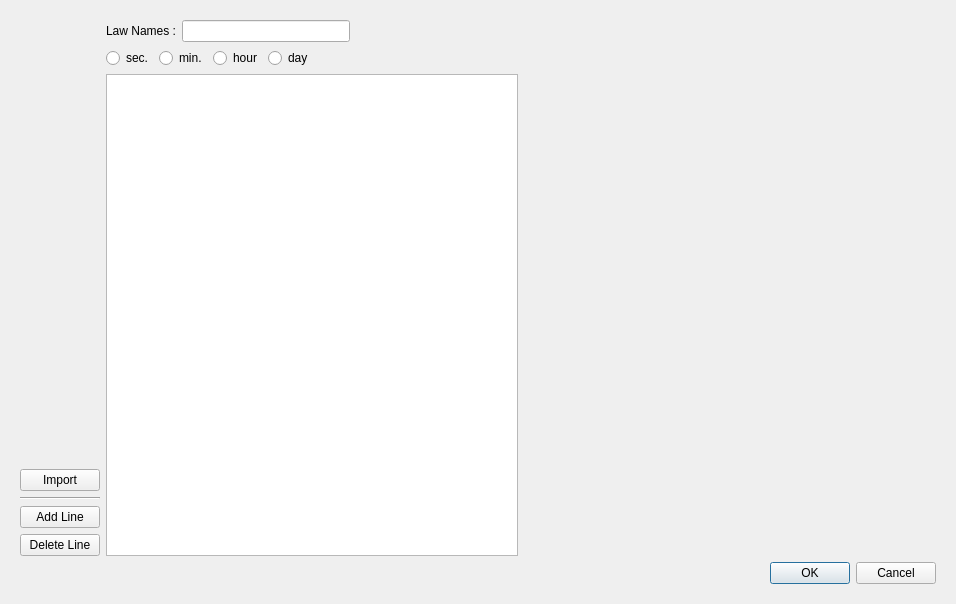
<?xml version="1.0" encoding="UTF-8"?>
<ui version="4.0">
 <class>TracerLaws</class>
 <widget class="QWidget" name="TracerLaws">
  <property name="geometry">
   <rect>
    <x>0</x>
    <y>0</y>
    <width>956</width>
    <height>604</height>
   </rect>
  </property>
  <property name="windowTitle">
   <string>Tracer Laws</string>
  </property>
  <layout class="QGridLayout" name="gridLayout_2">
   <item row="0" column="0">
    <widget class="QStackedWidget" name="Law_pages">
     <property name="enabled">
      <bool>true</bool>
     </property>
     <property name="layoutDirection">
      <enum>Qt::LeftToRight</enum>
     </property>
     <property name="autoFillBackground">
      <bool>false</bool>
     </property>
     <property name="currentIndex">
      <number>1</number>
     </property>
     <widget class="QWidget" name="page">
      <layout class="QVBoxLayout" name="verticalLayout_4">
       <item>
        <layout class="QGridLayout" name="gridLayout">
         <item row="0" column="1">
          <widget class="QLabel" name="label">
           <property name="text">
            <string>Existing Laws</string>
           </property>
          </widget>
         </item>
         <item row="1" column="1">
          <widget class="QListView" name="lst_laws"/>
         </item>
         <item row="1" column="0">
          <layout class="QVBoxLayout" name="verticalLayout_3">
           <item>
            <spacer name="verticalSpacer">
             <property name="orientation">
              <enum>Qt::Vertical</enum>
             </property>
             <property name="sizeHint" stdset="0">
              <size>
               <width>20</width>
               <height>40</height>
              </size>
             </property>
            </spacer>
           </item>
           <item>
            <widget class="QPushButton" name="b_new">
             <property name="text">
              <string>New Law</string>
             </property>
            </widget>
           </item>
           <item>
            <widget class="QPushButton" name="b_edit">
             <property name="text">
              <string>Edit Law</string>
             </property>
            </widget>
           </item>
           <item>
            <widget class="QPushButton" name="b_delete">
             <property name="text">
              <string>Delete Law</string>
             </property>
            </widget>
           </item>
          </layout>
         </item>
         <item row="1" column="2">
          <layout class="QVBoxLayout" name="lay_graph_home"/>
         </item>
         <item row="0" column="2">
          <spacer name="horizontalSpacer">
           <property name="orientation">
            <enum>Qt::Horizontal</enum>
           </property>
           <property name="sizeHint" stdset="0">
            <size>
             <width>40</width>
             <height>20</height>
            </size>
           </property>
          </spacer>
         </item>
        </layout>
       </item>
       <item>
        <widget class="QDialogButtonBox" name="b_OK_page1">
         <property name="locale">
          <locale language="English" country="UnitedStates"/>
         </property>
         <property name="standardButtons">
          <set>QDialogButtonBox::Ok</set>
         </property>
        </widget>
       </item>
      </layout>
     </widget>
     <widget class="QWidget" name="page_2">
      <layout class="QGridLayout" name="gridLayout_4">
       <item row="0" column="0">
        <layout class="QVBoxLayout" name="verticalLayout_2">
         <item>
          <spacer name="verticalSpacer_3">
           <property name="orientation">
            <enum>Qt::Vertical</enum>
           </property>
           <property name="sizeHint" stdset="0">
            <size>
             <width>20</width>
             <height>40</height>
            </size>
           </property>
          </spacer>
         </item>
         <item>
          <widget class="QPushButton" name="b_import">
           <property name="text">
            <string>Import</string>
           </property>
          </widget>
         </item>
         <item>
          <widget class="Line" name="line">
           <property name="orientation">
            <enum>Qt::Horizontal</enum>
           </property>
          </widget>
         </item>
         <item>
          <widget class="QPushButton" name="b_add_line">
           <property name="text">
            <string>Add Line</string>
           </property>
          </widget>
         </item>
         <item>
          <widget class="QPushButton" name="b_delete_line">
           <property name="text">
            <string>Delete Line</string>
           </property>
          </widget>
         </item>
        </layout>
       </item>
       <item row="0" column="1">
        <layout class="QVBoxLayout" name="verticalLayout">
         <item>
          <layout class="QHBoxLayout" name="horizontalLayout">
           <item>
            <widget class="QLabel" name="label_LawWQ">
             <property name="text">
              <string>Law Names :</string>
             </property>
             <property name="alignment">
              <set>Qt::AlignRight|Qt::AlignTrailing|Qt::AlignVCenter</set>
             </property>
            </widget>
           </item>
           <item>
            <widget class="QLineEdit" name="LawWQ"/>
           </item>
           <item>
            <spacer name="horizontalSpacer_2">
             <property name="orientation">
              <enum>Qt::Horizontal</enum>
             </property>
             <property name="sizeHint" stdset="0">
              <size>
               <width>40</width>
               <height>20</height>
              </size>
             </property>
            </spacer>
           </item>
          </layout>
         </item>
         <item>
          <layout class="QHBoxLayout" name="horizontalLayout_2">
           <item>
            <widget class="QRadioButton" name="rb_sec">
             <property name="text">
              <string>sec.</string>
             </property>
            </widget>
           </item>
           <item>
            <widget class="QRadioButton" name="rb_min">
             <property name="text">
              <string>min.</string>
             </property>
            </widget>
           </item>
           <item>
            <widget class="QRadioButton" name="rb_hour">
             <property name="text">
              <string>hour</string>
             </property>
            </widget>
           </item>
           <item>
            <widget class="QRadioButton" name="rb_day">
             <property name="text">
              <string>day</string>
             </property>
            </widget>
           </item>
           <item>
            <spacer name="horizontalSpacer_3">
             <property name="orientation">
              <enum>Qt::Horizontal</enum>
             </property>
             <property name="sizeHint" stdset="0">
              <size>
               <width>40</width>
               <height>20</height>
              </size>
             </property>
            </spacer>
           </item>
          </layout>
         </item>
         <item>
          <widget class="QTableView" name="tab_laws">
           <property name="enabled">
            <bool>true</bool>
           </property>
           <property name="minimumSize">
            <size>
             <width>400</width>
             <height>0</height>
            </size>
           </property>
           <attribute name="horizontalHeaderDefaultSectionSize">
            <number>50</number>
           </attribute>
           <attribute name="verticalHeaderDefaultSectionSize">
            <number>22</number>
           </attribute>
          </widget>
         </item>
        </layout>
       </item>
       <item row="0" column="2">
        <layout class="QVBoxLayout" name="lay_graph_edit"/>
       </item>
       <item row="2" column="2">
        <widget class="QDialogButtonBox" name="b_OK_page2">
         <property name="locale">
          <locale language="English" country="UnitedStates"/>
         </property>
         <property name="standardButtons">
          <set>QDialogButtonBox::Cancel|QDialogButtonBox::Ok</set>
         </property>
         <property name="centerButtons">
          <bool>false</bool>
         </property>
        </widget>
       </item>
      </layout>
     </widget>
    </widget>
   </item>
  </layout>
  <action name="actionB_edit">
   <property name="text">
    <string>b_edit</string>
   </property>
  </action>
  <action name="actionComboBox_Name_law">
   <property name="text">
    <string>comboBox_Name_law</string>
   </property>
  </action>
  <action name="actionB_OK_page1">
   <property name="text">
    <string>b_OK_page1</string>
   </property>
  </action>
  <action name="actionB_OK_page2">
   <property name="text">
    <string>b_OK_page2</string>
   </property>
  </action>
  <action name="actionTable_laws">
   <property name="text">
    <string>Table_laws</string>
   </property>
  </action>
  <action name="actionName_edit">
   <property name="text">
    <string>Name_edit</string>
   </property>
  </action>
  <action name="actionLaw_pages">
   <property name="text">
    <string>Law_pages</string>
   </property>
  </action>
  <action name="actionB_new">
   <property name="text">
    <string>b_new</string>
   </property>
  </action>
  <action name="actionB_delete">
   <property name="text">
    <string>b_delete</string>
   </property>
  </action>
  <action name="actionB_import">
   <property name="text">
    <string>b_import</string>
   </property>
   <property name="toolTip">
    <string>b_import</string>
   </property>
  </action>
  <action name="actionB_addLine">
   <property name="text">
    <string>b_addLine</string>
   </property>
   <property name="toolTip">
    <string>b_addLine</string>
   </property>
  </action>
  <action name="actionB_delLine">
   <property name="text">
    <string>b_delLine</string>
   </property>
   <property name="toolTip">
    <string>b_delLine</string>
   </property>
  </action>
 </widget>
 <resources/>
 <connections>
  <connection>
   <sender>b_edit</sender>
   <signal>clicked()</signal>
   <receiver>actionB_edit</receiver>
   <slot>trigger()</slot>
   <hints>
    <hint type="sourcelabel">
     <x>79</x>
     <y>137</y>
    </hint>
    <hint type="destinationlabel">
     <x>-1</x>
     <y>-1</y>
    </hint>
   </hints>
  </connection>
  <connection>
   <sender>b_new</sender>
   <signal>clicked()</signal>
   <receiver>actionB_new</receiver>
   <slot>trigger()</slot>
   <hints>
    <hint type="sourcelabel">
     <x>250</x>
     <y>112</y>
    </hint>
    <hint type="destinationlabel">
     <x>-1</x>
     <y>-1</y>
    </hint>
   </hints>
  </connection>
  <connection>
   <sender>b_delete</sender>
   <signal>clicked()</signal>
   <receiver>actionB_delete</receiver>
   <slot>trigger()</slot>
   <hints>
    <hint type="sourcelabel">
     <x>353</x>
     <y>112</y>
    </hint>
    <hint type="destinationlabel">
     <x>-1</x>
     <y>-1</y>
    </hint>
   </hints>
  </connection>
  <connection>
   <sender>b_import</sender>
   <signal>clicked()</signal>
   <receiver>actionB_import</receiver>
   <slot>trigger()</slot>
   <hints>
    <hint type="sourcelabel">
     <x>56</x>
     <y>477</y>
    </hint>
    <hint type="destinationlabel">
     <x>-1</x>
     <y>-1</y>
    </hint>
   </hints>
  </connection>
  <connection>
   <sender>b_delete_line</sender>
   <signal>clicked()</signal>
   <receiver>actionB_delLine</receiver>
   <slot>trigger()</slot>
   <hints>
    <hint type="sourcelabel">
     <x>56</x>
     <y>544</y>
    </hint>
    <hint type="destinationlabel">
     <x>-1</x>
     <y>-1</y>
    </hint>
   </hints>
  </connection>
  <connection>
   <sender>b_add_line</sender>
   <signal>clicked()</signal>
   <receiver>actionB_addLine</receiver>
   <slot>trigger()</slot>
   <hints>
    <hint type="sourcelabel">
     <x>56</x>
     <y>515</y>
    </hint>
    <hint type="destinationlabel">
     <x>-1</x>
     <y>-1</y>
    </hint>
   </hints>
  </connection>
 </connections>
</ui>
